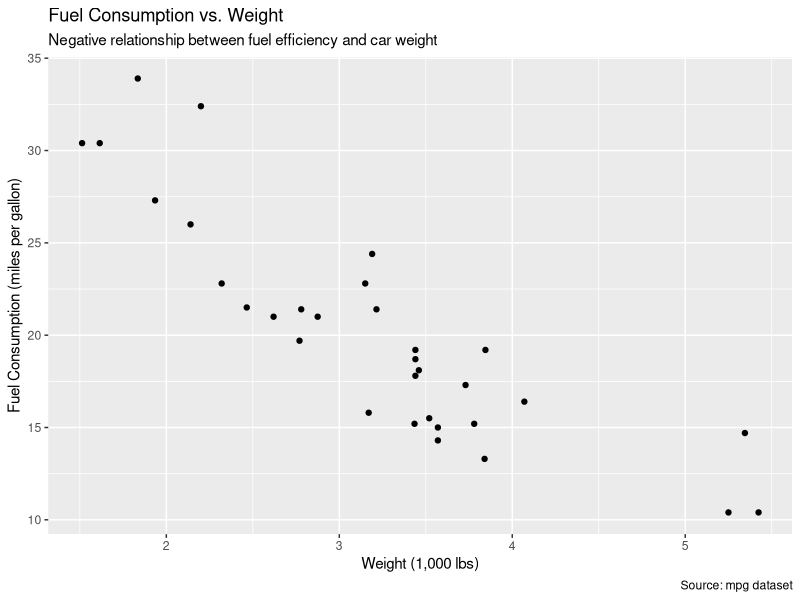
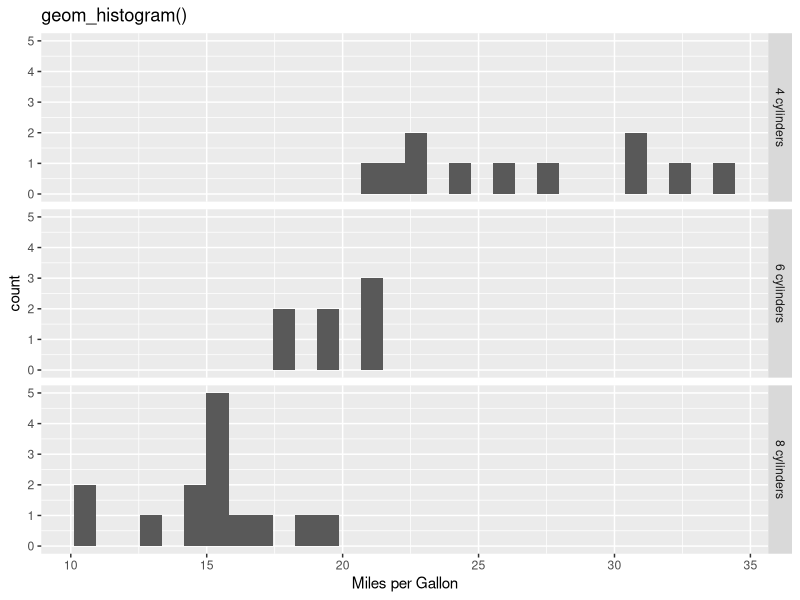
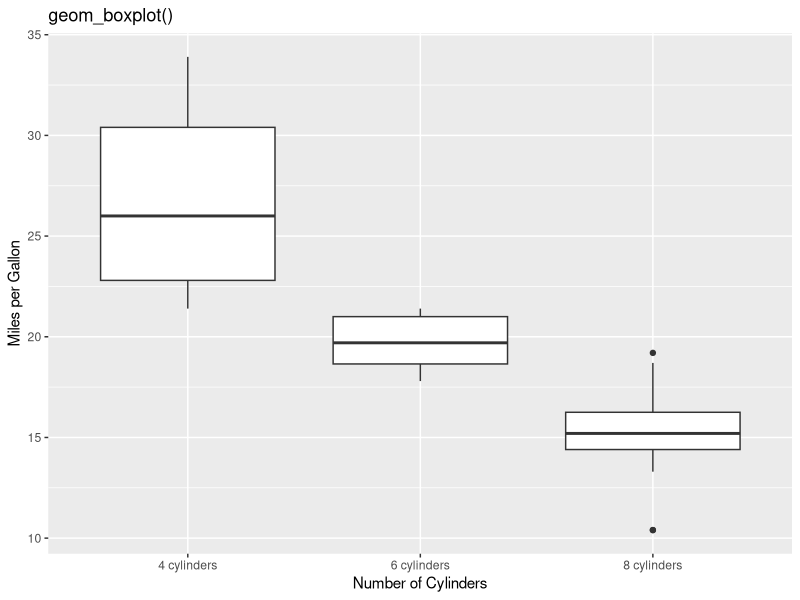
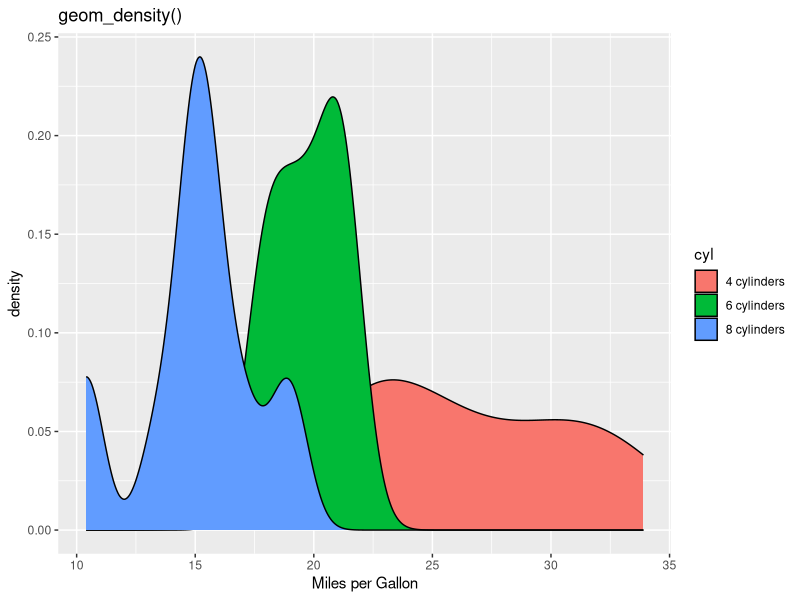
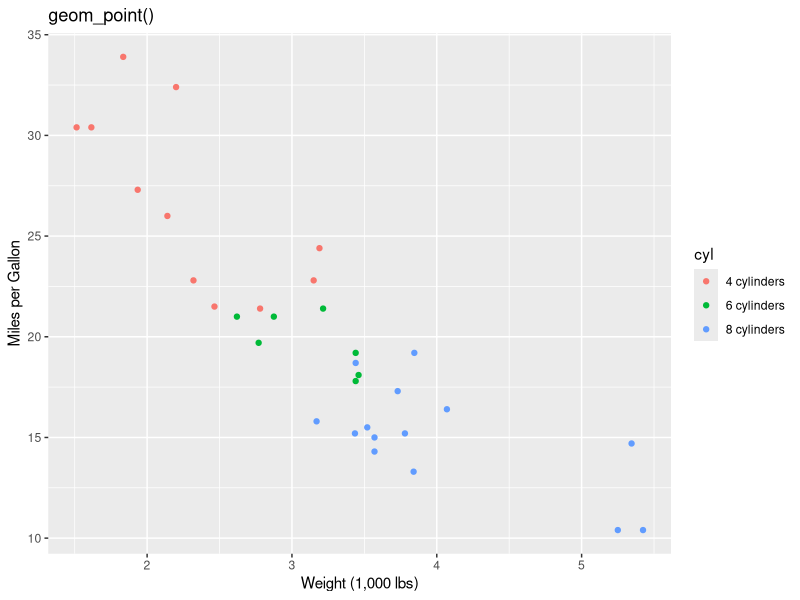
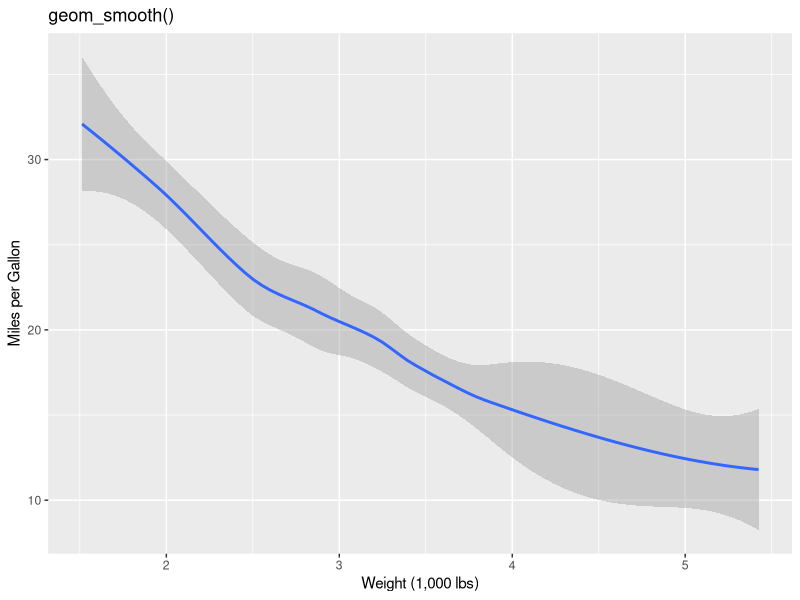
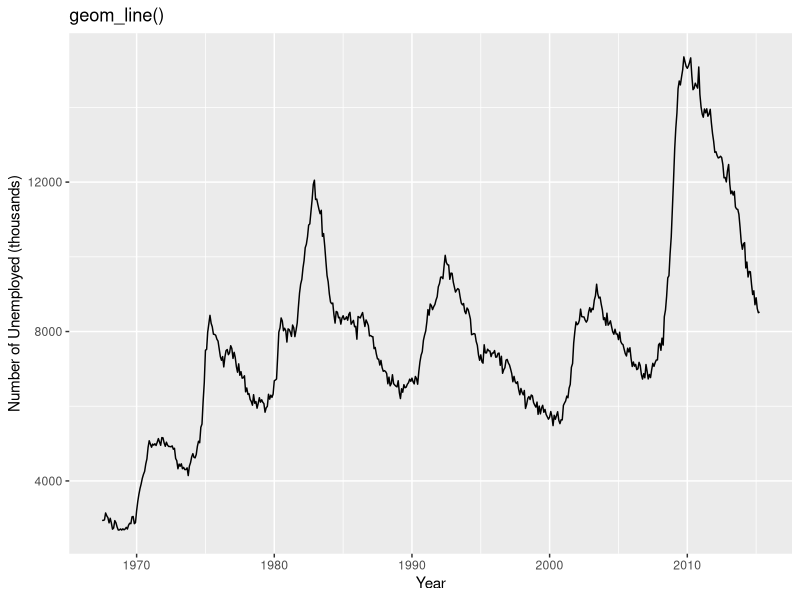
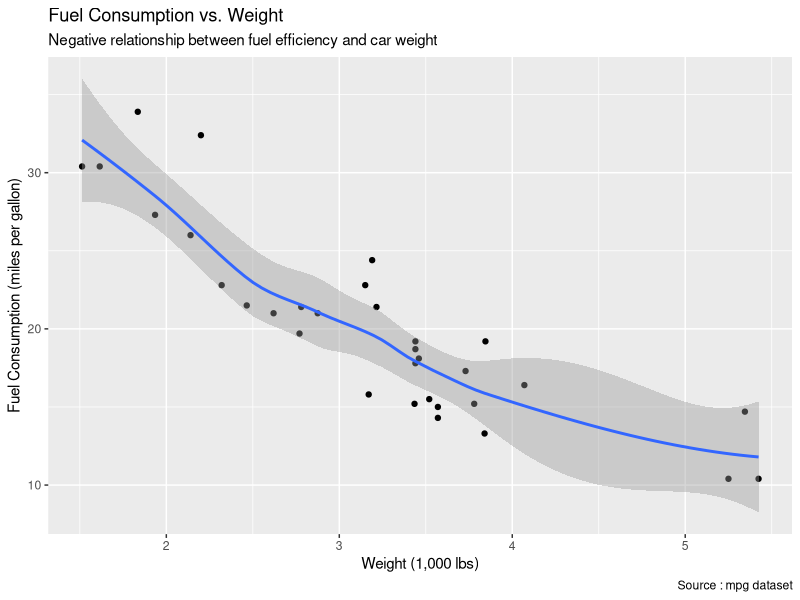

Source code (R) for these figures, in order: (Note: this script raises an error after producing the figures.)
library(ggplot2)
ggplot(data=mtcars,aes(x=wt, y=mpg))+
  geom_point()+
  labs(x="Weight (1,000 lbs)",y="Fuel Consumption (miles per gallon)",
       title="Fuel Consumption vs. Weight",
       subtitle="Negative relationship between fuel efficiency and car weight",
       caption="Source: mpg dataset")

data(mtcars)
mtcars$gear <- factor(mtcars$gear, levels = c(3,4,5),
                      labels = c("3 gears","4 gears","5 gears"))
mtcars$cyl <- factor(mtcars$cyl, levels = c(4,6,8),
                     labels = c("4 cylinders","6 cylinders","8 cylinders"))
ggplot(mtcars, aes(x=mpg)) + geom_histogram()+facet_grid(cyl ~.)+
  labs(title="geom_histogram()", x="Miles per Gallon")
ggplot(mtcars, aes(x=cyl, y=mpg))+geom_boxplot()+
  labs(title="geom_boxplot()", x="Number of Cylinders", y="Miles per Gallon")
ggplot(mtcars, aes(x=mpg, fill=cyl))+geom_density()+
  labs(title="geom_density()", x="Miles per Gallon")
ggplot(mtcars, aes(x=wt, y=mpg, col=cyl))+geom_point()+
  labs(title="geom_point()",x="Weight (1,000 lbs)", y="Miles per Gallon")
ggplot(mtcars, aes(x=wt, y=mpg))+geom_smooth()+
  labs(title="geom_smooth()",x="Weight (1,000 lbs)", y="Miles per Gallon")
ggplot(economics, aes(date, unemploy))+geom_line()+
  labs(title="geom_line()", x="Year", y="Number of Unemployed (thousands)")

ggplot(mtcars, aes(wt, mpg))+
  geom_point()+
  geom_smooth()+
  labs(x="Weight (1,000 lbs)", y="Fuel Consumption (miles per gallon)",
       title="Fuel Consumption vs. Weight",
       subtitle="Negative relationship between fuel efficiency and car weight",
       caption="Source : mpg dataset")
ggplot(mtcars,aes(wt, mpg))+
  geom_point(pch=17, color="blue", size=2)+
  geom_smooth(method="lm", color="red", linetype=2, size=1)+
  geom_text(label=rownames(mtcars), hjust=0, vjust=1, nudge_y = 0.7, size=2)+
  labs(x="Weight (1,000 lbs)", y="Fuel Consumption (miles per gallon)",
       title="Fuel Consumption vs. Weight",
       subtitle="Negative relationship between fuel efficiency and car weight",
       caption="Source : mpg dataset")

library(car)
str(Salaries)
ggplot(Salaries, aes(rank, salary))+
  geom_boxplot(fill="coral3", color="black", notch = TRUE)+
  geom_point(position="jitter", color="blue", alpha=0.5)+
  geom_rug(sides="l", color="black")

ggplot(Salaries, aes(salary, fill=rank))+
  geom_density(alpha=0.5)
ggplot(Salaries, aes(x=yrs.since.phd, y=salary, color=rank, shape=sex))+
  geom_point()
ggplot(Salaries, aes(x=rank, fill=sex))+
  geom_bar(position = "dodge")+labs(title='position="dodge"')
ggplot(Salaries, aes(x=sex, fill=rank))+
  geom_bar(position = "dodge")+labs(title='position="dodge"')
ggplot(Salaries, aes(x=rank, fill=sex))+
  geom_bar(position = "stack")+labs(title='position="stack"')
ggplot(Salaries, aes(x=rank, fill=sex))+
  geom_bar(position = "fill")+labs(title='position="fill"',y="proportion")

library(lattice)
ggplot(singer, aes(height))+
  geom_histogram(fill="tomato")+
  facet_wrap(~voice.part, nrow=4)

ggplot(singer, aes(height, fill=voice.part))+
  geom_density()+
  facet_grid(voice.part ~.)

library(car)
ggplot(Salaries, aes(x=yrs.since.phd, y=salary))+
  geom_point(color="cornflowerblue")+
  facet_grid(sex~rank)

ggplot(Salaries, aes(rank, salary, fill=sex))+
  geom_boxplot()+
  scale_x_discrete(breaks=c("AsstProf","AssocProf", "Prof"),
                   labels=c("Assistant\nProfessor",
                            "Associate\nProfessor","Full\nProfessor"))+
  scale_y_continuous(breaks = c(50000,100000,150000,200000),
                     labels = c("$50k","$100k","$150k","$200k"))+
  labs(title="Faculty Salary by Rank and Sex", x=NULL, y=NULL, fill="Gender")+
  theme(legend.position = c(0.1, 0.85))

ggplot(mtcars, aes(wt, mpg, size=disp))+
  geom_point(shape=21, color="black",fill="wheat")+
  labs(size="Engine\nDisplacement\n(cubic inch)")

ggplot(Salaries,aes(x=rank, fill=sex))+
  geom_bar()+
  scale_fill_manual(values=c("coral","cornflowerblue"))

ggplot(Salaries, aes(yrs.since.phd, salary, color=rank))+
  geom_point(size=2)+
  scale_color_manual(values=c("orange","violetred","steelblue"))

library(RColorBrewer)
ggplot(Salaries, aes(yrs.since.phd, salary, color=rank))+
  geom_point(size=2)+
  scale_color_brewer(palette="Accent")

ggplot(mtcars, aes(wt, mpg, color=disp))+
  geom_point(size=2)+
  labs(color="Engine\nDisplacement\n(cubic inch)")+
  scale_color_gradient2()

ggplot(Salaries, aes(yrs.since.phd, salary, color=rank, shape=rank))+
  scale_shape_manual(values = c(15,17,19))+
  geom_point(size=2)

ggplot(Salaries,aes(yrs.since.phd, salary, color=rank, shape=rank))+
  geom_point()+facet_grid(.~sex)+theme_dark()

mytheme <- theme(plot.title = element_text(face="bold.italic",
                                           size="14", color="brown"),
                 axis.title = element_text(face="bold.italic",
                                           size="10", color="tomato"),
                 axis.text = element_text(face="blod",
                                          size="9", color="royalblue"),
                 panel.background = element_rect(fill="snow",color="darkblue"),
                 panel.grid.major.y = element_line(color="gray",linetype="solid"),
                 panel.grid.minor.y = element_line(color="gray", linetype = "dashed"),
                 legend.position = "top")
ggplot(Salaries, aes(x=rank,y=salary,fill=sex))+
  geom_boxplot()+
  labs(title="Salary by Rank and Sex", x="Rank", y="Salary")+
  mytheme
